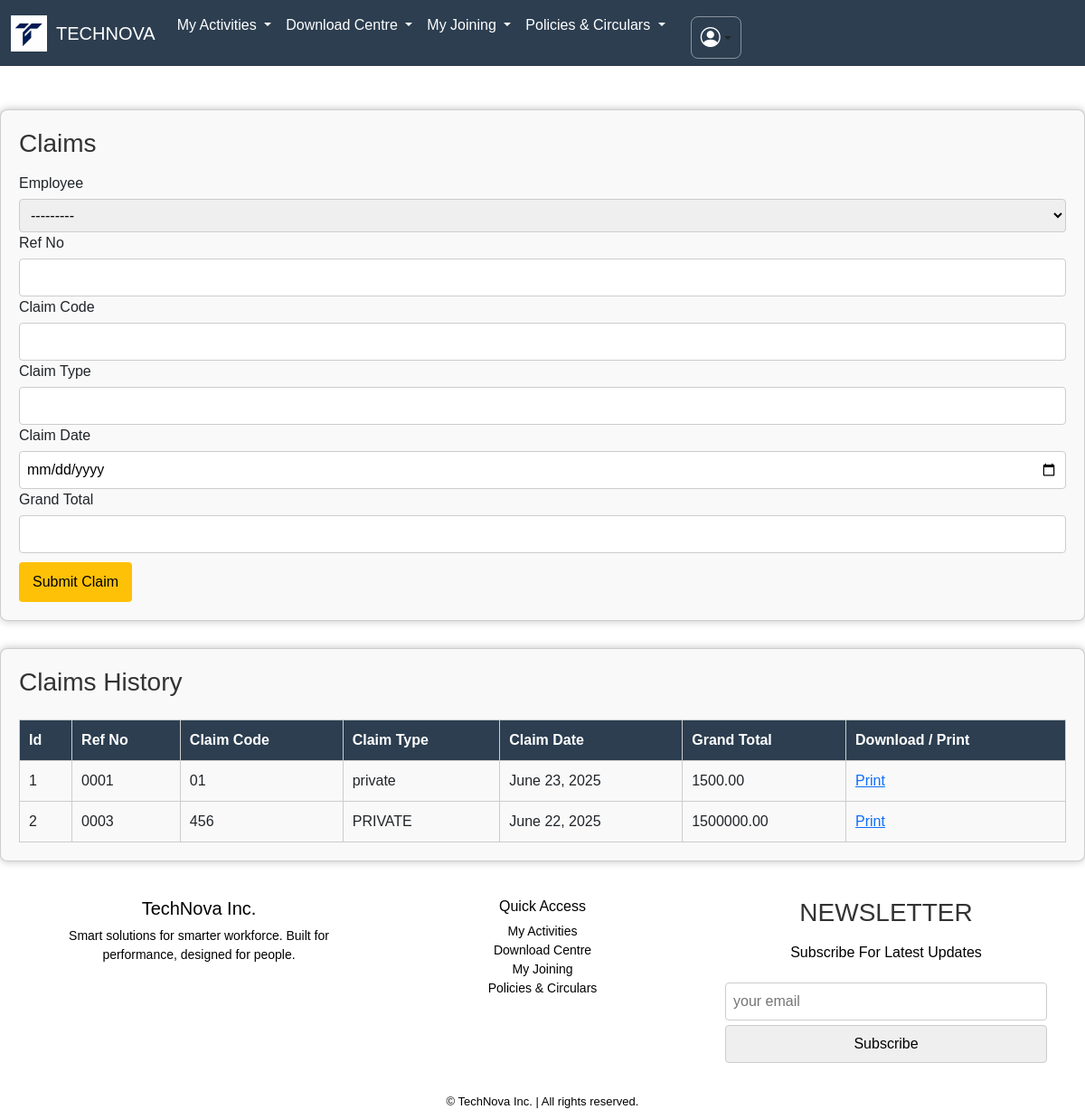
The app's page /claims/ with its own data.
### apps/dashboard/models.py (models this page shows, shortened)
class BaseClass(models.Model):
    id = models.UUIDField(primary_key=True, default=uuid.uuid4, editable=False)
    created_at = models.DateTimeField(auto_now_add=True)
    updated_at = models.DateTimeField(auto_now=True)
    class Meta:
        abstract = True

class Claim(BaseClass):
    employee = models.ForeignKey(Employee, on_delete=models.CASCADE)
    ref_no = models.CharField(max_length=100)
    claim_code = models.CharField(max_length=50)
    claim_type = models.CharField(max_length=50)
    claim_date = models.DateField()
    grand_total = models.DecimalField(max_digits=10, decimal_places=2)

### apps/dashboard/views.py (the view)
# urls.py: path('claims/', claims_view, name='claims_page'),
def claims_view(request):
    form = ClaimForm(request.POST or None)
    claims = Claim.objects.select_related('employee').all()
    if request.method == 'POST' and form.is_valid():
        form.save()
        return redirect('claims_page')
    return render(request, 'dashboard/claims_page.html', {'form': form, 'claims': claims})

### apps/dashboard/forms.py
class ClaimForm(forms.ModelForm):
    class Meta:
        model = Claim
        fields = ['employee', 'ref_no', 'claim_code', 'claim_type', 'claim_date', 'grand_total']
        widgets = {
            'claim_date': forms.DateInput(attrs={'type': 'date'}),
        }

### apps/dashboard/models.py (called while the page is built)
    def __str__(self):
        return f"{self.first_name} {self.last_name}"

### apps/dashboard/templates/dashboard/claims_page.html (shortened to what this page needs)
{% extends 'dashboard/base.html' %}
{% block body %}
<!DOCTYPE html>
<html lang="en">
<head>
<body>
  <div class="card">
    <h3>Claims</h3>
    <form method="post">
      <label>Employee</label>{{ form.employee }}
      <label>Ref No</label>{{ form.ref_no }}
      <label>Claim Code</label>{{ form.claim_code }}
      <label>Claim Type</label>{{ form.claim_type }}
      <label>Claim Date</label>{{ form.claim_date }}
      <label>Grand Total</label>{{ form.grand_total }}
      <button type="submit">Submit Claim</button>
    </form>
  </div>
  <div class="card">
    <h3>Claims History</h3>
    <table>
      <thead>
        <tr>
          <th>Id</th>
          <th>Ref No</th>
          <th>Claim Code</th>
          <th>Claim Type</th>
          <th>Claim Date</th>
          <th>Grand Total</th>
          <th>Download / Print</th>
        </tr>
      </thead>
      <tbody>
        {% if claims %}
        {% for claim in claims %}
        <tr>
          <td>{{ forloop.counter }}</td>
          <td>{{ claim.ref_no }}</td>
          <td>{{ claim.claim_code }}</td>
          <td>{{ claim.claim_type }}</td>
          <td>{{ claim.claim_date }}</td>
          <td>{{ claim.grand_total }}</td>
          <td><a href="#" onclick="window.print(); return false;">Print</a></td>
        </tr>
        {% endfor %}
        {% else %}
        <tr>
          <td colspan="7">No data available in table</td>
        </tr>
        {% endif %}
      </tbody>
    </table>
  </div>
</body>
</html>
{% endblock %}

### apps/dashboard/templates/dashboard/base.html (style rules this page uses)
html, body { height: 100%; margin: 0; background: #ffffff; }

### apps/dashboard/templates/dashboard/claims_page.html (style rules this page uses)
body { font-family: Arial, sans-serif; background: #ffffff }
.card { background: #f9f9f9; border-radius: 8px; padding: 20px; box-shadow: 0 0 10px rgba(0, 0, 0, 0.25); margin-bottom: 30px; }
h3 { margin-bottom: 15px; color: #333; }
table { width: 100%; border-collapse: collapse; margin-top: 10px; }
thead { background-color: #2c3e50; color: white; }
th, td { padding: 10px; border: 1px solid #ccc; }
input, select { width: 100%; padding: 8px; margin-top: 5px; border-radius: 4px; border: 1px solid #ccc; }
button { margin-top: 10px; padding: 10px 15px; background: #FFC107; color: rgb(0, 0, 0); border: none; border-radius: 4px; }

### records on screen
Claim: ref_no "0001", claim_code "01", claim_type "private", claim_date "June 23, 2025", grand_total "1500.00"
Claim: ref_no "0003", claim_code "456", claim_type "PRIVATE", claim_date "June 22, 2025", grand_total "1500000.00"
